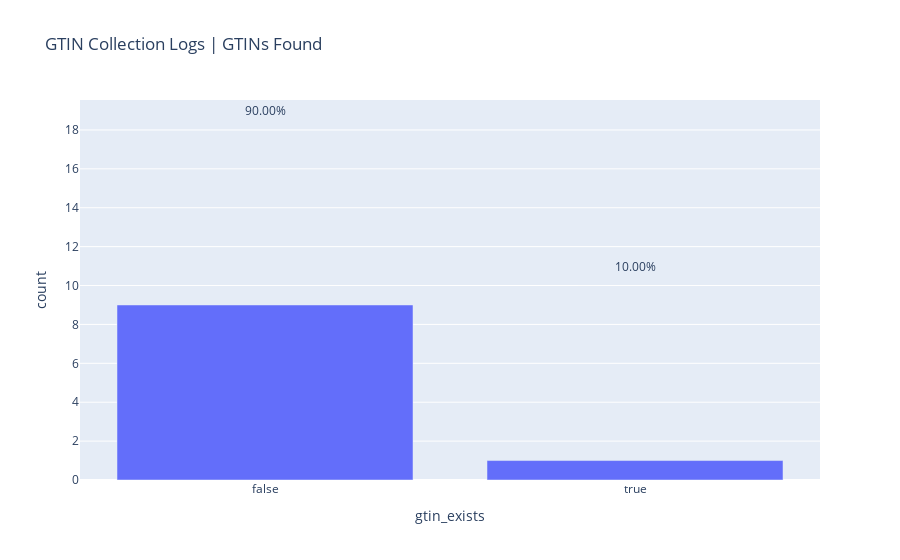

Notebook code cell kept with this figure:
### Code cell
gtin_exists = log.groupby(by="gtin_exists")['mpn'].count()
gtin_exists = gtin_exists.rename('count').reset_index().rename(columns={'gtin_exists': 'gtin_exists'})

print(f"SKUs Requested: {sum(gtin_exists['count'])}")
display(gtin_exists)

fig = px.bar(gtin_exists, x="gtin_exists", y='count',title="GTIN Collection Logs | GTINs Found")

# Annotate each bar with the percentage
for i in range(len(gtin_exists)):
    total_count = gtin_exists['count'].sum()
    percentage = (gtin_exists.iloc[i]['count'] / total_count) * 100
    fig.add_annotation(x=gtin_exists.index[i], y=gtin_exists.iloc[i]['count'] + 10, 
                       text=f"{percentage:.2f}%", showarrow=False)

fig.show()

### Figure 1 — Plotly figure (JSON) as saved in the notebook; plotly's stock layout.template omitted (floating-point values rounded to 4 significant figures)
{"data": [{"alignmentgroup": "True", "hovertemplate": "gtin_exists=%{x}<br>count=%{y}<extra></extra>", "legendgroup": "", "marker": {"color": "#636efa", "pattern": {"shape": ""}}, "name": "", "offsetgroup": "", "orientation": "v", "showlegend": false, "textposition": "auto", "type": "bar", "x": [false, true], "xaxis": "x", "y": [9, 1], "yaxis": "y"}], "layout": {"annotations": [{"showarrow": false, "text": "90.00%", "x": 0, "y": 19}, {"showarrow": false, "text": "10.00%", "x": 1, "y": 11}], "barmode": "relative", "legend": {"tracegroupgap": 0}, "title": {"text": "GTIN Collection Logs | GTINs Found"}, "xaxis": {"anchor": "y", "domain": [0, 1], "title": {"text": "gtin_exists"}}, "yaxis": {"anchor": "x", "domain": [0, 1], "title": {"text": "count"}}}}
